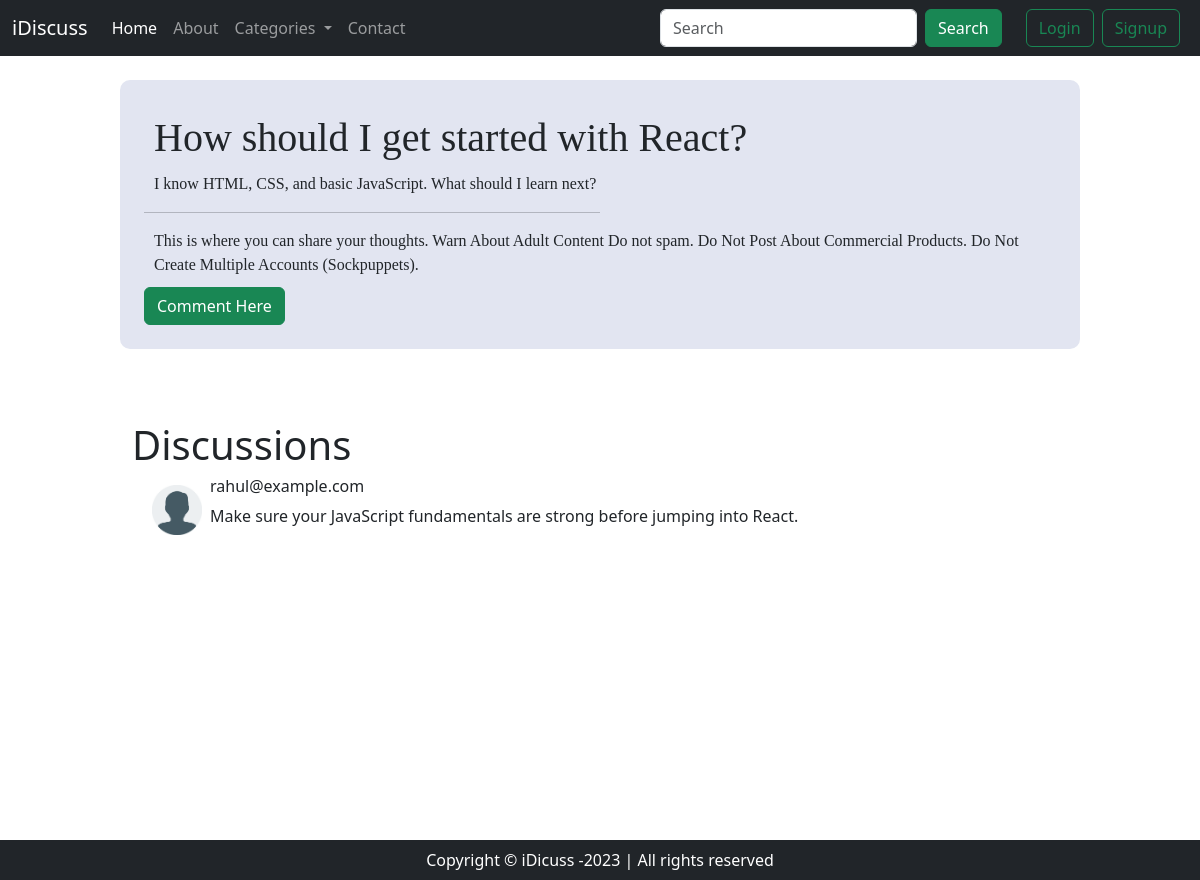
Page /thread.php?thread_id=2 on the committed database.
### tables this page shows
CREATE TABLE IF NOT EXISTS threads (
    thread_id INT NOT NULL AUTO_INCREMENT,
    thread_title VARCHAR(255) NOT NULL,
    thread_desc TEXT NOT NULL,
    thread_user_id INT NOT NULL,
    thread_cat_id INT NOT NULL,
    `timestamp` DATETIME NOT NULL DEFAULT CURRENT_TIMESTAMP,
    PRIMARY KEY (thread_id),
    FULLTEXT KEY ft_threads_title_desc (thread_title, thread_desc),
    KEY idx_threads_category (thread_cat_id),
    KEY idx_threads_user (thread_user_id)
);

CREATE TABLE IF NOT EXISTS comments (
    comment_id INT NOT NULL AUTO_INCREMENT,
    comment_content TEXT NOT NULL,
    thread_id INT NOT NULL,
    comment_by INT NOT NULL,
    `timestamp` DATETIME NOT NULL DEFAULT CURRENT_TIMESTAMP,
    PRIMARY KEY (comment_id),
    KEY idx_comments_thread (thread_id),
    KEY idx_comments_user (comment_by)
);

CREATE TABLE IF NOT EXISTS users (
    user_id INT NOT NULL AUTO_INCREMENT,
    user_email VARCHAR(255) NOT NULL,
    user_pass VARCHAR(255) NOT NULL,
    `timestamp` DATETIME NOT NULL DEFAULT CURRENT_TIMESTAMP,
    PRIMARY KEY (user_id),
    UNIQUE KEY uq_users_email (user_email)
);

### thread.php (the view, shortened to what this page needs)
<!doctype html>
<html lang="en">
<head>
    <link href="https://cdn.jsdelivr.net/npm/bootstrap@5.3.1/dist/css/bootstrap.min.css" rel="stylesheet"
>
</head>
<body>
    <?php require 'partials/_dbconnect.php' ;
        require 'partials/_nav.php' ;
    ?>
    <?php
        $thread_id = $_GET['thread_id'];
        $sql = 'SELECT * FROM `threads` WHERE `thread_id` = '.$thread_id.';';
        $result = mysqli_query($conn,$sql);
        while($row = mysqli_fetch_assoc($result)){
            $title = $row['thread_title'];
            $desc = $row['thread_desc'];
            $title = str_replace("<","&lt",$title);
            $title = str_replace("<","&gt",$title);
            $desc = str_replace("<","&lt",$desc);
            $desc = str_replace("<","&gt",$desc);
        }
        if(isset($_SESSION['loggedin']) && $_SESSION['loggedin'] == 1){
            $modal = "newCommentModal";
            $loggedin = true;
        }
        else{
            $modal = "notLoggedinModal";
        }
    ?>
    <div class="container cnt my-4">
        <h1 class="forum_heading">
            <?php echo $title; ?>
        </h1>
        <p class="forum_desc">
            <?php echo $desc; ?>
        </p>
        <hr width="50%">
        <p class="forum_desc">This is where you can share your thoughts.
            Warn About Adult Content
            Do not spam.
            Do Not Post About Commercial Products.
            Do Not Create Multiple Accounts (Sockpuppets).
        </p>
        <button type="button" class="btn btn-success " data-bs-toggle="modal" data-bs-target="#<?php echo $modal;?>">Comment Here </button>
    </div>
    <div class="container my-5" style=" max-width:120vh; min-height:40vh">
        <h1>Discussions</h1>
        <?php
            $sql = 'SELECT * FROM `comments` WHERE thread_id = '.$thread_id.'';
            $result = mysqli_query($conn,$sql);
            while($row = mysqli_fetch_assoc($result)){
                $comment_content = $row['comment_content'];
                $comment_content = str_replace("<","&lt",$comment_content);
                $comment_content = str_replace("<","&gt",$comment_content);
                $user_id = $row['comment_by'];
                $sql2 = 'SELECT user_email FROM `users` WHERE user_id = '.$user_id.'';
                $result2 = mysqli_query($conn,$sql2);
                $row2 = mysqli_fetch_assoc($result2);
                $user = $row2['user_email'];
                echo '
                <div class="container">
                    <img class="mx-2 my-2" src="static/default_user.png" width="50px" style="float:left;" alt="">
                    <h6>'.$user.'</h6>
                    <p>'.$comment_content.'</p>
                </div>';
            }
        ?>
    </div>
    <?php require 'partials/_footer.php' ;?>
</body>
</html>

### thread.php (style rules this page uses)
body { min-height:100vh; }
.cnt { background-color: rgb(226, 229, 241); max-width: 120vh; min-height: 25vh; margin: auto; border-radius: 10px; padding: 2%; }
.forum_heading,.button_thread,.forum_desc { margin: 10px; max-width: 95%; font-family: 'Times New Roman', Times, serif; }

### partials/_footer.php (style rules this page uses)
body { min-height: 110vh; display: flex; flex-direction: column; }

### rows in the picture
threads: thread_title "How should I get started with React?", thread_desc "I know HTML, CSS, and basic JavaScript. What should I learn next?"
comments: users.user_email "rahul@example.com", comment_content "Make sure your JavaScript fundamentals are strong before jumping into React."
